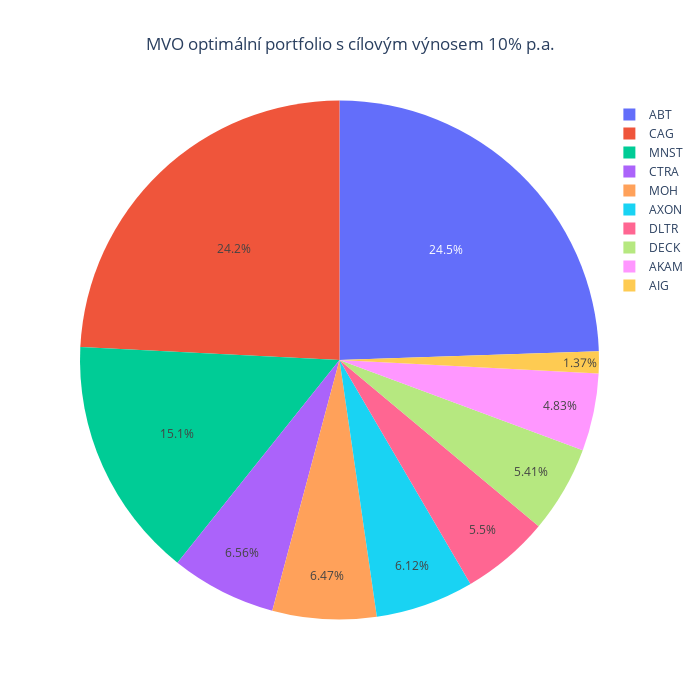

Notebook code for this chart:
### Code cell
weightsMVOTarget = MVOTargetReturn(prices = prices, target_return = 0.1)
weightsPlot(weightsMVOTarget, title = "MVO optimální portfolio s cílovým výnosem 10% p.a.")

### Figure 1 — Plotly figure (JSON) as saved in the notebook; plotly's stock layout.template omitted (floating-point values rounded to 4 significant figures)
{"data": [{"labels": ["ABT", "AIG", "AKAM", "AXON", "CAG", "CTRA", "DECK", "DLTR", "MNST", "MOH"], "type": "pie", "values": [0.2446, 0.01374, 0.04826, 0.06122, 0.242, 0.06564, 0.05414, 0.05505, 0.1506, 0.06469]}], "layout": {"height": 700, "title": {"text": "MVO optimální portfolio s cílovým výnosem 10% p.a.", "x": 0.5}, "width": 700}}
